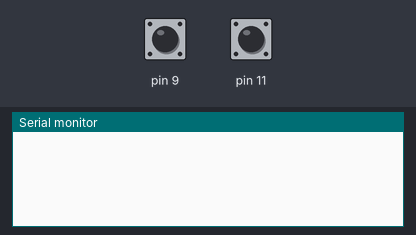
Simulated run of this sketch. Board: Arduino Uno, built with avr-gcc and run on an emulated ATmega328P. On the bench: the last lines printed to the serial monitor. The inputs (shaded band) are chosen by the test bench; at power-on: pin 9 HIGH, pin 11 HIGH.

Above: at 1.2 s.
1.3 s: pin 9 pulled LOW for 0.15 s
At 2.5 s:
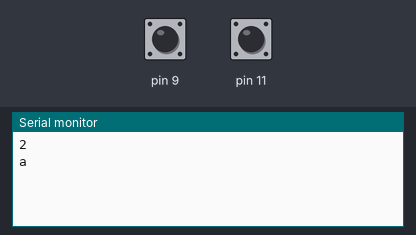
2.9 s: pin 11 pulled LOW for 0.15 s
At 3.8 s:
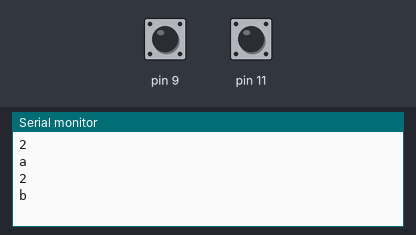
4.5 s: pin 9 pulled LOW for 3.2 s
At 5.5 s:
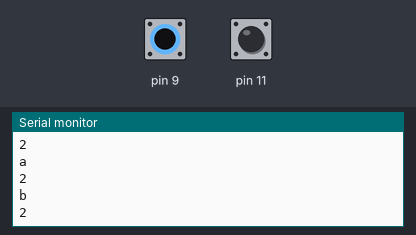

Measured:
- after the input at 1.3 s, the serial monitor: prints a new line at once (image 1)
- after the input at 2.9 s, the serial monitor: prints a new line after 0.15 s (image 2)

The sketch:

ArduinoButton.ino
```cpp
boolean estadoA = true;
boolean botonA = true;
boolean estadoB = true;
boolean botonB = true;
int milisA = 0;
int milisB = 0;

void setup(){
  Serial.begin(9600);
  pinMode(9, INPUT);
  digitalWrite(9, HIGH);
  pinMode(11, INPUT);
  digitalWrite(11, HIGH);
 // Serial.println("empezamos el viaje");
}

void loop(){

  botonA= digitalRead(9);

  if(botonA==true){
    if(estadoA!=botonA){
      Serial.println('a');
      estadoA=true;
    }
    if(milisA)
      milisA=0;
  }
  else {
    if(estadoA!=botonA){
        Serial.println('2');
        estadoA=false;
    }
    milisA++;
    if(milisA==1500)
      Serial.println('1');
  }
  delay(1);

  botonB= digitalRead(11);

  if(botonB==true){
   if(estadoB!=botonB){
      Serial.println('b');
      estadoB=true;
   }
   if(milisB)
     milisB=0;
  }
  else {
    if(estadoB!=botonB){
        Serial.println('2');
        estadoB=false;
    }
    milisB++;
    if(milisB==1500)
      Serial.println('1');
  }
  delay(1);
}
```
